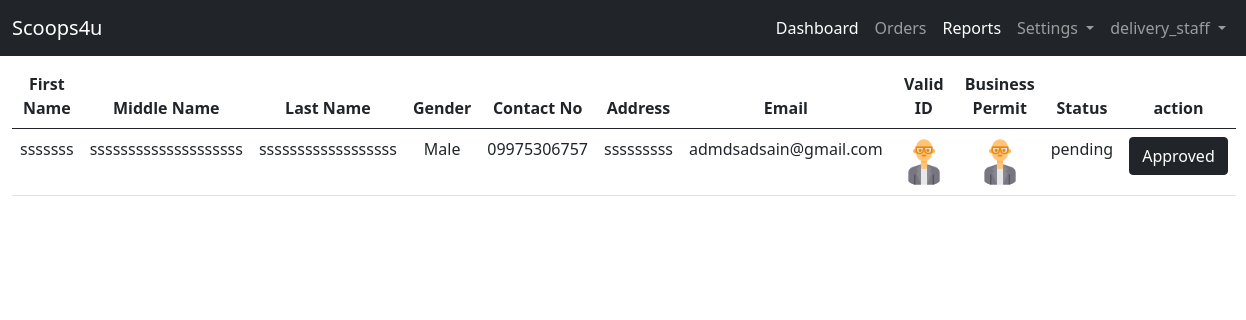
The page /user-site/list-inquiry/ (signed in) on the database its author committed.
### landing_page/models.py (models this page shows)
class User(AbstractUser):
    ROLE = ((" "," "),("admin","admin"),("staff","staff"),("reseller","reseller"),("delivery_staff","delivery_staff"))
    STAT = ((" "," "),("active","active"),("inactive","inactive"))
    role = models.CharField(max_length=50, null=True, default=None, choices=ROLE)
    status = models.CharField(max_length=50, null=True, default=None , choices=STAT)

### admin_site/models.py (models this page shows, shortened)
class Reseller(models.Model):
    STATUS = (("pending","pending"),("active","active"),("inactive","inactive"))
    BOOLCHOICE = (("Male","Male"),("Female","Female"))
    reseller_fname =models.CharField(max_length=200, verbose_name='First Name')
    reseller_mname =models.CharField(max_length=200, verbose_name='Middle Name')
    reseller_lname =models.CharField(max_length=200, verbose_name='Last Name')
    reseller_gender = models.CharField(max_length = 50,choices=BOOLCHOICE, verbose_name='Gender')
    reseller_contact =models.CharField(max_length = 12, verbose_name='Contact Number')
    reseller_address =models.TextField(null=False, verbose_name='Address')
    reseller_email =models.EmailField(unique=True, max_length=200, verbose_name='Email')
    reseller_id =models.ImageField( upload_to=image_path, verbose_name='valid id')
    reseller_businessp =models.ImageField( upload_to=image_path,verbose_name='business id')
    reseller_status =models.CharField(max_length=200, null=True, choices=STATUS, verbose_name='Status')

### admin_site/views.py (the view)
# urls.py: path('list-inquiry/', views.list_inquiry, name='list_inquiry'),
@login_required(login_url='landing_page:login')
def list_inquiry(request):
    list_inquiry = Reseller.objects.order_by('-id').filter(reseller_status = "pending")
    context = {'list_inquiry':list_inquiry}
    return render(request, 'admin_site/user/list_inquiry.html', context)

### templates/admin_site/user/list_inquiry.html
{% extends 'admin_site/base.html' %}
{% block template %}
    {% if list_inquiry %}
    <table class="table table-hover text-center">
        <thead>
            <tr>
                <th>First Name</th>
                <th>Middle Name</th>
                <th>Last Name</th>
                <th>Gender</th>
                <th>Contact No</th>
                <th>Address</th>
                <th>Email</th>
                <th>Valid ID</th>
                <th>Business Permit</th>
                <th>Status</th>
                <th>action</th>
            </tr>
            <tbody>
                {% for list in list_inquiry %}
                <tr>
                    <td>{{ list.reseller_fname }}</td>
                    <td>{{ list.reseller_mname }}</td>
                    <td>{{ list.reseller_lname }}</td>
                    <td>{{ list.reseller_gender }}</td>
                    <td>{{ list.reseller_contact }}</td>
                    <td>{{ list.reseller_address }}</td>
                    <td>{{ list.reseller_email }}</td>
                    <td><a href="{% url 'admin_site:viewingpic_vid' list.id %}"><img src="/media/{{ list.reseller_id}}" alt="Valid-ID" width="50" class="rounded-circle"></a></td>
                    <td><a href="{% url 'admin_site:viewingpic_bpermit' list.id %}"><img src="/media/{{ list.reseller_businessp}}" alt="Valid-ID" width="50" class="rounded-circle"></a></td>
                    <td>{{ list.reseller_status }}</td>
                    <td><a href="{% url 'admin_site:register' list.id %}" class="btn btn-dark">Approved</a></td>
                </tr>
                {% endfor %}
            </tbody>
        </thead>
    </table>
    {% endif %}
{% endblock template %}

### templates/admin_site/base.html (shortened to what this page needs)
{% load static %}
<!DOCTYPE html>
<html lang="en">
<head>
    <link href="https://cdn.jsdelivr.net/npm/bootstrap@5.0.2/dist/css/bootstrap.min.css" rel="stylesheet">
    <link rel="stylesheet" href="{% static 'css/sample.css' %}">
  </head>
<body>
{% if user.role == "delivery_staff"%}
 <nav class="navbar navbar-expand-lg navbar-dark bg-dark">
    <div class="container-fluid">
      <a class="navbar-brand" href="#">Scoops4u</a>
      <div class="collapse navbar-collapse" id="navbarNavDropdown">
        <ul class="navbar-nav ms-auto mb-2 mb-lg-0">
          <li class="nav-item">
            <a class="nav-link active" aria-current="page" href="{% url 'rider_site:dashboard'%}">Dashboard</a>
          </li>
          <li class="nav-item">
            <a class="nav-link" href="{% url 'rider_site:transaction_orders'  %}">Orders</a>
          </li>
          <li class="nav-item">
            <a class="nav-link active" aria-current="page" href="{% url 'rider_site:report_deliver'%}">Reports</a>
          </li>
          <li class="nav-item dropdown">
            <a class="nav-link dropdown-toggle" href="#" id="navbarDropdownMenuLink" role="button" data-bs-toggle="dropdown" aria-expanded="false">
               Settings
            </a>
          </li>
          <li class="nav-item dropdown">
            <a class="nav-link dropdown-toggle" href="#" id="navbarDropdownMenuLink" role="button" data-bs-toggle="dropdown" aria-expanded="false">
               {{ user }}
            </a>
          </li>
      </div>
    </div>
  </nav>
{% endif %}
    <div class="container-fluid">
      {% block template %}
      {% endblock template %}
    </div>
</body>
</html>

### rows shown on the page
User: username "delivery_staff"
Reseller: reseller_fname "sssssss", reseller_mname "ssssssssssssssssssss", reseller_lname "ssssssssssssssssss", reseller_gender "Male", reseller_contact "09975306757", reseller_address "sssssssss", reseller_email "admdsadsain@gmail.com", reseller_id (picture), reseller_businessp (picture), reseller_status "pending"
